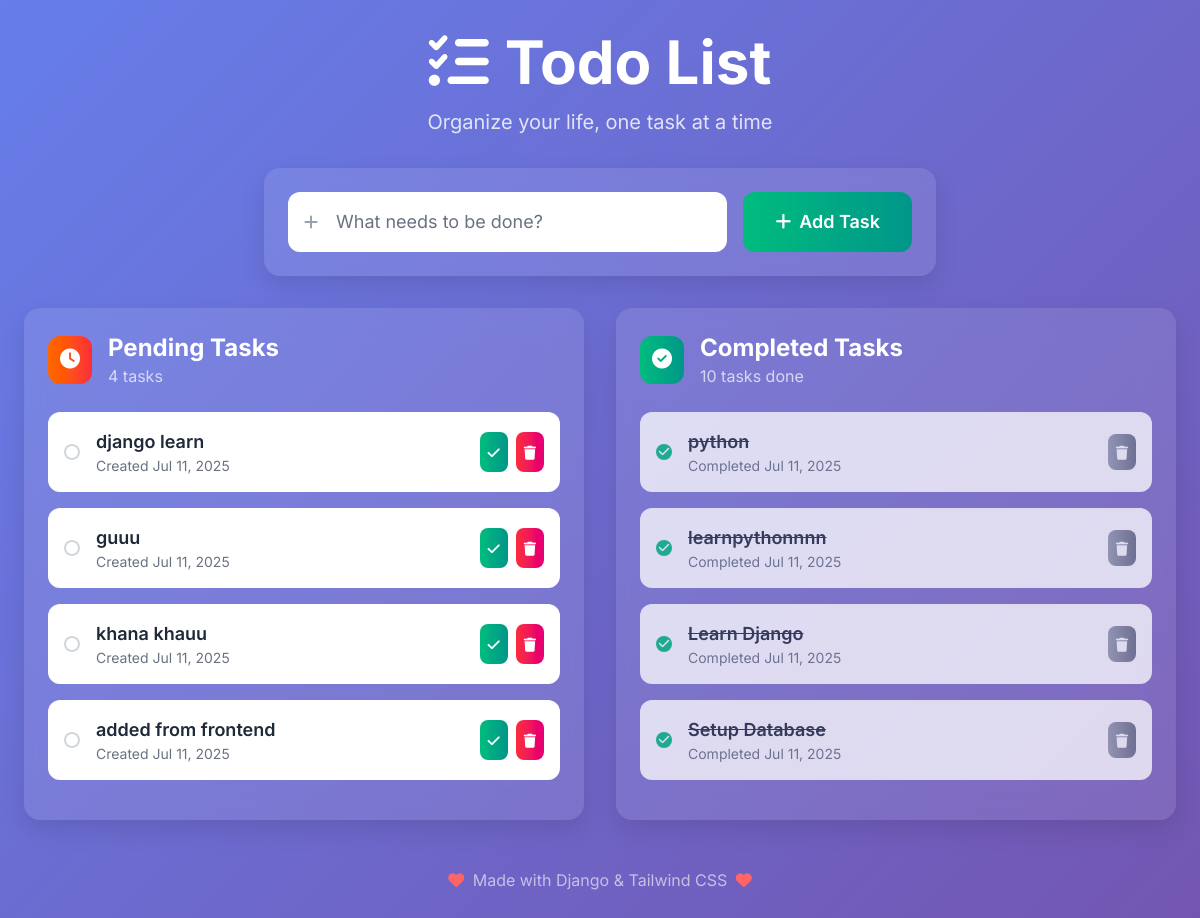
The page / on the database its author committed.
### todo/models.py (models this page shows, shortened)
class TODOAPP(models.Model):
     task_name=models.CharField(max_length=100)
     is_completed=models.BooleanField(default=False)
     is_created=models.DateTimeField(auto_now_add=True)
     updated=models.DateTimeField(auto_now=True)

### mysite/views.py (the view)
# urls.py: 2. Add a URL to urlpatterns:  path('', views.home, name='home')
def home(request):
    if request.method == 'POST':
        task_name = request.POST.get('task_name')
        if task_name:
            TODOAPP.objects.create(task_name=task_name, is_completed=False)
            return redirect('home')
    comp_task = TODOAPP.objects.filter(
        is_completed=False)  # 'false' changed to 'False'
    finish_task = TODOAPP.objects.filter(
        is_completed=True)  # 'true' changed to 'True'
    context = {
        'comp_task': comp_task,
        'finish_task': finish_task
    }
    return render(request, 'homes.html', context)

### templates/homes.html (shortened to what this page needs)
<!DOCTYPE html>
<html lang="en">
  <head>
    <script src="https://cdn.jsdelivr.net/npm/@tailwindcss/browser@4"></script>
    <link
      rel="stylesheet"
      href="https://cdnjs.cloudflare.com/ajax/libs/font-awesome/6.7.2/css/all.min.css"
    />
  </head>
  <body class="bg-gray-100 min-h-screen">
    <div class="gradient-bg min-h-screen py-8 px-4">
      <div class="max-w-6xl mx-auto">
        <div class="text-center mb-8">
          <h1 class="text-6xl font-bold text-white mb-4">
            <i class="fas fa-tasks mr-4"></i>Todo List
          </h1>
          <p class="text-white/80 text-xl">Organize your life, one task at a time</p>
        </div>
        <div class="max-w-2xl mx-auto mb-8">
          <div class="bg-white/10 backdrop-blur-lg rounded-2xl p-6 card-shadow">
            <form method="post" class="flex gap-4">
              <div class="flex-1 relative">
                <i class="fas fa-plus absolute left-4 top-1/2 transform -translate-y-1/2 text-gray-400"></i>
                <input
                  type="text"
                  name="task_name"
                  placeholder="What needs to be done?"
                  class="w-full pl-12 pr-4 py-4 bg-white rounded-xl border-0 focus:outline-none focus:ring-4 focus:ring-white/30 text-gray-800 placeholder-gray-500 text-lg"
                  required
                >
              </div>
              <button
                type="submit"
                class="px-8 py-4 bg-gradient-to-r from-emerald-500 to-teal-600 text-white rounded-xl hover:from-emerald-600 hover:to-teal-700 focus:outline-none focus:ring-4 focus:ring-white/30 font-semibold text-lg transition-all duration-300 transform hover:scale-105"
              >
                <i class="fas fa-plus mr-2"></i>Add Task
              </button>
            </form>
          </div>
        </div>
        <div class="grid lg:grid-cols-2 gap-8 max-w-6xl mx-auto">
          <div class="bg-white/10 backdrop-blur-lg rounded-2xl p-6 card-shadow">
            <div class="flex items-center mb-6">
              <div class="bg-gradient-to-r from-orange-500 to-red-500 p-3 rounded-xl mr-4">
                <i class="fas fa-clock text-white text-xl"></i>
              </div>
              <div>
                <h2 class="text-2xl font-bold text-white">Pending Tasks</h2>
                <p class="text-white/70">{{ comp_task|length }} task{{ comp_task|length|pluralize }}</p>
              </div>
            </div>
            <div class="space-y-4 max-h-96 overflow-y-auto">
              {% for task in comp_task %}
              <div class="task-item bg-white rounded-xl p-4 flex items-center justify-between">
                <div class="flex items-center flex-1">
                  <div class="w-4 h-4 border-2 border-gray-300 rounded-full mr-4 flex-shrink-0"></div>
                  <div class="flex-1">
                    <h3 class="font-semibold text-gray-800 text-lg">{{ task.task_name }}</h3>
                    <p class="text-gray-500 text-sm">Created {{ task.is_created|date:"M d, Y" }}</p>
                  </div>
                </div>
                <div class="flex gap-2 ml-4">
                  <a
                    href="{% url 'make_complete' task.pk %}"
                    class="bg-gradient-to-r from-emerald-500 to-teal-600 hover:from-emerald-600 hover:to-teal-700 text-white p-2 rounded-lg transition-all duration-300 transform hover:scale-110"
                    title="Mark as complete"
                  >
                    <i class="fas fa-check text-sm"></i>
                  </a>
                  <a
                    href="{% url 'delete_task' task.pk %}"
                    class="bg-gradient-to-r from-red-500 to-pink-600 hover:from-red-600 hover:to-pink-700 text-white p-2 rounded-lg transition-all duration-300 transform hover:scale-110"
                    title="Delete task"
                  >
                    <i class="fas fa-trash text-sm"></i>
                  </a>
                </div>
              </div>
              {% empty %}
              <div class="text-center py-12">
                <i class="fas fa-clipboard-check text-white/50 text-6xl mb-4"></i>
                <p class="text-white/70 text-xl">No pending tasks!</p>
                <p class="text-white/50">Add a new task to get started</p>
              </div>
              {% endfor %}
            </div>
          </div>
          <div class="bg-white/10 backdrop-blur-lg rounded-2xl p-6 card-shadow">
            <div class="flex items-center mb-6">
              <div class="bg-gradient-to-r from-emerald-500 to-teal-600 p-3 rounded-xl mr-4">
                <i class="fas fa-check-circle text-white text-xl"></i>
              </div>
              <div>
                <h2 class="text-2xl font-bold text-white">Completed Tasks</h2>
                <p class="text-white/70">{{ finish_task|length }} task{{ finish_task|length|pluralize }} done</p>
              </div>
            </div>
            <div class="space-y-4 max-h-96 overflow-y-auto">
              {% for ftask in finish_task %}
              <div class="task-item bg-white rounded-xl p-4 flex items-center justify-between opacity-75">
                <div class="flex items-center flex-1">
                  <div class="w-4 h-4 bg-emerald-500 rounded-full mr-4 flex-shrink-0 flex items-center justify-center">
                    <i class="fas fa-check text-white text-xs"></i>
                  </div>
                  <div class="flex-1">
                    <h3 class="font-semibold text-gray-800 text-lg line-through">{{ ftask.task_name }}</h3>
                    <p class="text-gray-500 text-sm">Completed {{ ftask.updated|date:"M d, Y" }}</p>
                  </div>
                </div>
                <div class="ml-4">
                  <a
                    href="{% url 'delete_task' ftask.pk %}"
                    class="bg-gradient-to-r from-gray-400 to-gray-500 hover:from-gray-500 hover:to-gray-600 text-white p-2 rounded-lg transition-all duration-300 transform hover:scale-110"
                    title="Delete task"
                  >
                    <i class="fas fa-trash text-sm"></i>
                  </a>
                </div>
              </div>
              {% empty %}
              <div class="text-center py-12">
                <i class="fas fa-trophy text-white/50 text-6xl mb-4"></i>
                <p class="text-white/70 text-xl">No completed tasks yet!</p>
                <p class="text-white/50">Complete some tasks to see them here</p>
              </div>
              {% endfor %}
            </div>
          </div>
        </div>
        <div class="text-center mt-12">
          <p class="text-white/60">
            <i class="fas fa-heart text-red-400 mx-1"></i>
            Made with Django & Tailwind CSS
            <i class="fas fa-heart text-red-400 mx-1"></i>
          </p>
        </div>
      </div>
    </div>
  </body>
</html>

### templates/homes.html (style rules this page uses)
body { font-family: 'Inter', sans-serif; }
.gradient-bg { background: linear-gradient(135deg, #667eea 0%, #764ba2 100%); }
.card-shadow { box-shadow: 0 10px 25px rgba(0,0,0,0.1); }
.task-item { transition: all 0.3s ease; }

### rows shown on the page
TODOAPP: task_name "django learn", is_created "Jul 11, 2025"
TODOAPP: task_name "guuu", is_created "Jul 11, 2025"
TODOAPP: task_name "khana khauu", is_created "Jul 11, 2025"
TODOAPP: task_name "added from frontend", is_created "Jul 11, 2025"
TODOAPP: task_name "python", updated "Jul 11, 2025"
TODOAPP: task_name "learnpythonnnn", updated "Jul 11, 2025"
TODOAPP: task_name "Learn Django", updated "Jul 11, 2025"
TODOAPP: task_name "Setup Database", updated "Jul 11, 2025"

### other values the page prints
{{ comp_task|length }} "4"
{{ finish_task|length }} "10"
